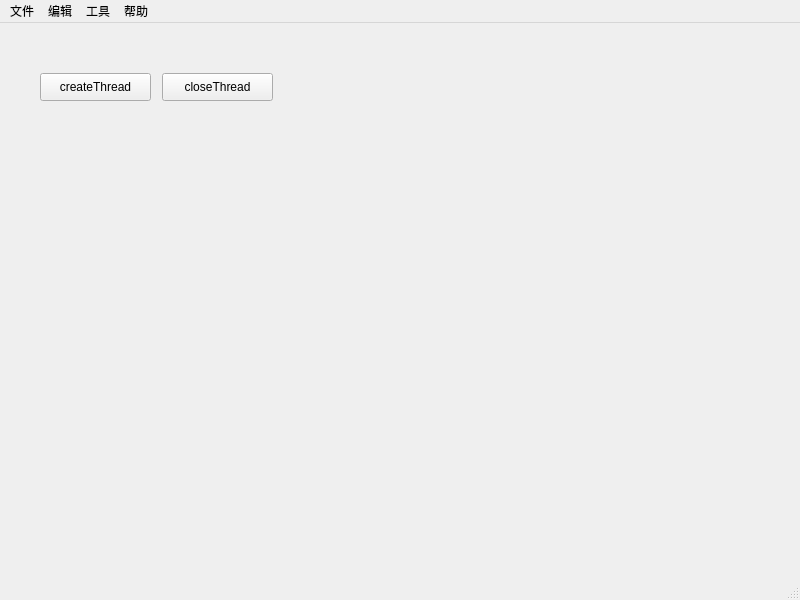
<?xml version="1.0" encoding="UTF-8"?>
<ui version="4.0">
 <class>MainWindow</class>
 <widget class="QMainWindow" name="MainWindow">
  <property name="geometry">
   <rect>
    <x>0</x>
    <y>0</y>
    <width>800</width>
    <height>600</height>
   </rect>
  </property>
  <property name="windowTitle">
   <string>TestQthread</string>
  </property>
  <widget class="QWidget" name="centralwidget">
   <widget class="QPushButton" name="createThreadBtn">
    <property name="geometry">
     <rect>
      <x>40</x>
      <y>50</y>
      <width>111</width>
      <height>28</height>
     </rect>
    </property>
    <property name="text">
     <string>createThread</string>
    </property>
   </widget>
   <widget class="QPushButton" name="closeThreadBtn">
    <property name="geometry">
     <rect>
      <x>162</x>
      <y>50</y>
      <width>111</width>
      <height>28</height>
     </rect>
    </property>
    <property name="text">
     <string>closeThread</string>
    </property>
   </widget>
  </widget>
  <widget class="QMenuBar" name="menubar">
   <property name="geometry">
    <rect>
     <x>0</x>
     <y>0</y>
     <width>800</width>
     <height>26</height>
    </rect>
   </property>
   <widget class="QMenu" name="menu">
    <property name="title">
     <string>文件</string>
    </property>
   </widget>
   <widget class="QMenu" name="menu_2">
    <property name="title">
     <string>编辑</string>
    </property>
   </widget>
   <widget class="QMenu" name="menu_3">
    <property name="title">
     <string>工具</string>
    </property>
    <addaction name="actionStat"/>
   </widget>
   <widget class="QMenu" name="menu_4">
    <property name="title">
     <string>帮助</string>
    </property>
   </widget>
   <addaction name="menu"/>
   <addaction name="menu_2"/>
   <addaction name="menu_3"/>
   <addaction name="menu_4"/>
  </widget>
  <widget class="QStatusBar" name="statusbar"/>
  <action name="actionStat">
   <property name="text">
    <string>显示统计</string>
   </property>
  </action>
 </widget>
 <resources/>
 <connections/>
</ui>
